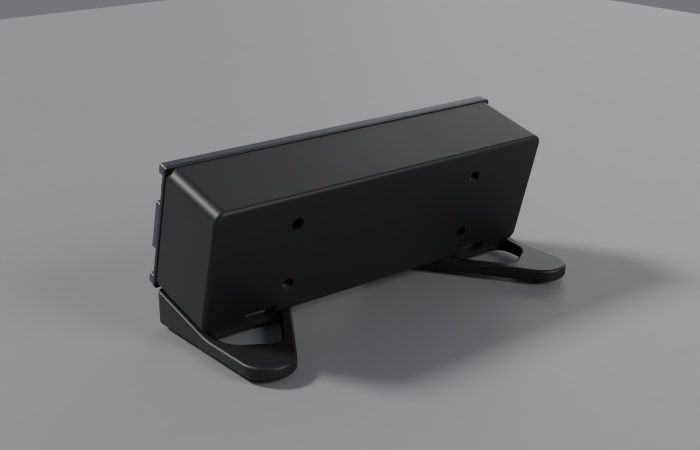
#> input picture methode/essai/apercu_dos.jpg, 1400 x 900 px (shown at 1/2 size)
$ python -i planche_fdm_trajets.py   (imports and definitions only)
#> lines starting #> are read from the running program, lines starting #| are printed output that depends on the picture
#> further down, picture is the input picture: PIL image 1400x900 RGB; mean R, G, B 120.5, 121.5, 123.4
r"""Planche de validation de la feature fdm-trajets (chunk-05) : Python système (numpy, Pillow).
    python outils\planches\planche_fdm_trajets.py
Pour l'embase de la F-COM2 et le bouton TFR du F-COM1, buses 0,4 et 0,2, trois lignes (face posée sur le plateau, dessus,
tranche) et trois colonnes : trajets réels d'OrcaSlicer (G:\Blender\Bibliotheque\fdm\orca\) · notre simulation
(…\fdm\simulation\, écarts de comparer.py en légende) · rendu Cycles (planche_fdm_cordons.py). Photos de référence de Lou en bas.
Sortie : G:\Blender\Bibliotheque\planches\fdm_trajets\planche_fdm_trajets.png."""
import json
import os
import sys

import numpy as np
from PIL import Image, ImageDraw, ImageFont

ICI = os.path.dirname(os.path.abspath(__file__))
sys.path.insert(0, os.path.join(os.path.dirname(ICI), "fdm"))
import comparer as C                                  # noqa: E402
import gcode as G                                     # noqa: E402
import planche_orca as PO                             # noqa: E402

FDM = r"G:\Blender\Bibliotheque\fdm"
RENDUS = r"G:\Blender\Bibliotheque\planches\fdm_cordons"
SORTIE = r"G:\Blender\Bibliotheque\planches\fdm_trajets"
TW, TH = 480, 360
ZE, ZT = (188.0, 108.0, 206.0, 121.5), (128.0, 130.5, 143.0, 141.75)   # zooms 4:3 (repère du plateau) : coin de l'embase, TFR
CAS = [("embase_04", "Embase F-COM2, buse 0,4", ZE), ("embase_02", "Embase F-COM2, buse 0,2", ZE),
       ("tfr_04", "Bouton TFR F-COM1, buse 0,4", ZT), ("tfr_02", "Bouton TFR F-COM1, buse 0,2", ZT)]
P = lambda t, g=False: ImageFont.truetype(rf"C:\Windows\Fonts\arial{'bd' if g else ''}.ttf", t)
FOND, ENCRE, GRIS = (246, 246, 247), (22, 22, 26), (95, 95, 102)


def case(im):
    """Image ramenée à TW × TH sans déformation (recadrée au centre)."""
    w, h = im.size; r = TW / TH
#> after `w, h = im.size`: w = 1400; h = 900
    if w / h > r: nw = int(h * r); im = im.crop(((w - nw) // 2, 0, (w - nw) // 2 + nw, h))
#> after `nw = int(h * r)`: nw = 1200
#> after `im = im.crop(((w - nw) // 2, 0, (w - nw) // 2 + nw, h))`:
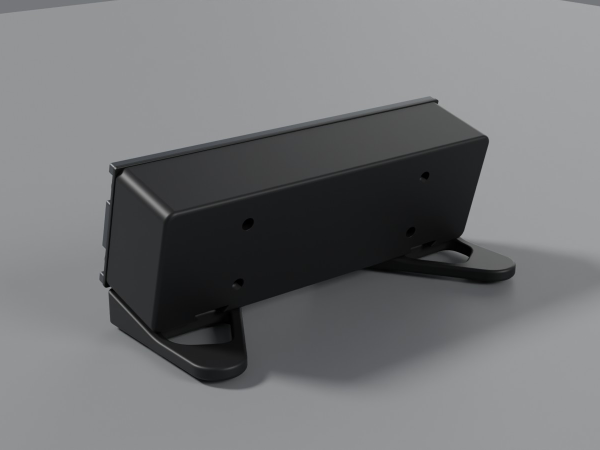
#> im: PIL image 1200x900 RGB (shown at 1/2 size); mean R, G, B 115.6, 116.6, 118.4
    else: nh = int(w / r); im = im.crop((0, (h - nh) // 2, w, (h - nh) // 2 + nh))
    return im.convert("RGB").resize((TW, TH), Image.LANCZOS)
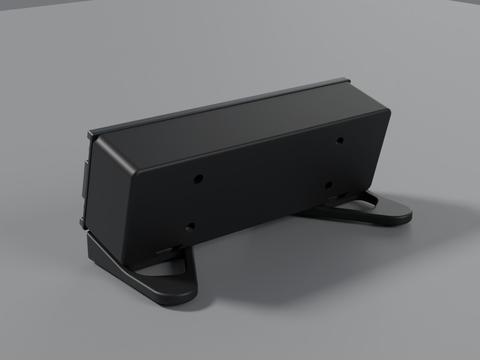
#> returned value: PIL image 480x360 RGB; mean R, G, B 115.6, 116.6, 118.4


def couche_dessus(t):
    s = t["type"] == G.TYPES.index("Top surface"); L = np.hypot(t["x1"] - t["x0"], t["y1"] - t["y0"])
    return int(np.argmax(np.bincount(t["couche"][s], weights=L[s])))


def main():
    os.makedirs(SORTIE, exist_ok=True)
    blocs = []
    for cas, titre, z in CAS:
        o, n = C.charger(os.path.join(FDM, "orca", cas + "_defaut"), os.path.join(FDM, "simulation", cas + "_defaut.npz"))
        e = json.load(open(os.path.join(FDM, "simulation", cas + "_defaut", "ecarts.json"), encoding="utf-8"))
        px = int(TW / (z[2] - z[0])); kd = couche_dessus(o)
        lignes = [("face (sur le plateau)", G.image_couche(o, 0, px=px, cadre=z), G.image_couche(n, 0, px=px, cadre=z), f"{cas}_face.png"),
                  (f"dessus (couche {kd})", G.image_couche(o, kd, px=px, cadre=z), G.image_couche(n, kd, px=px, cadre=z), f"{cas}_dos.png"),
                  ("tranche (coutures)", PO.coutures(o), PO.coutures(n), f"{cas}_tranche.png")]
        ok = sum(e["verdict"].values()); pm = e.get("parois_mm", {})
        note = (f"pas du dessus {e['dessus_pas'][0]} / {e['dessus_pas'][1]} mm · axe des parois {pm.get('mediane')} mm "
                f"(95 % : {pm.get('p95')}) · seuils {ok} / {len(e['verdict'])}")
        blocs.append((titre, note, [(t, case(a), case(b), case(Image.open(os.path.join(RENDUS, r)))) for t, a, b, r in lignes]))
    refs = [case(Image.open(os.path.join(RENDUS, f"ref_{k}.png"))) for k in (2, 3, 5)]
    G_, M = 12, 230                                       # gouttière, marge des titres de ligne
    H = 130 + sum(66 + 3 * (TH + G_) for _ in blocs) + 46 + TH + 60
    W = M + 3 * (TW + G_)
    pl = Image.new("RGB", (W, H), FOND); d = ImageDraw.Draw(pl)
    d.text((16, 16), "PLA FDM d'après les vrais trajets de la buse — validation", fill=ENCRE, font=P(30, True))
    for j, c in enumerate(("OrcaSlicer 2.4.2 (profil U1)", "notre simulation (tranchage.py)", "rendu (procedes.trajets)")):
        d.text((M + j * (TW + G_), 80), c, fill=ENCRE, font=P(20, True))
    y = 120
    for titre, note, lignes in blocs:
        d.text((16, y + 4), titre, fill=ENCRE, font=P(21, True)); d.text((16, y + 34), note, fill=GRIS, font=P(16)); y += 66
        for t, a, b, r in lignes:
            d.multiline_text((16, y + 8), t, fill=GRIS, font=P(16))
            for j, im in enumerate((a, b, r)): pl.paste(im, (M + j * (TW + G_), y))
            y += TH + G_
    d.text((16, y + 6), "Vos photos de référence (2, 3, 5)", fill=ENCRE, font=P(21, True)); y += 46
    for j, im in enumerate(refs): pl.paste(im, (M + j * (TW + G_), y))
    d.text((16, y + TH + 18), "Couleurs des trajets : orange paroi extérieure · jaune paroi intérieure · rouge dessus · bleu face plateau · "
           "violet plein ; coutures : un point par contour et par couche. Trajets vus du dessus du plateau (la face est donc en miroir "
           "du rendu). TFR tranché d'une seule matière.", fill=GRIS, font=P(15))
    s = os.path.join(SORTIE, "planche_fdm_trajets.png"); pl.save(s); print(s, pl.size)


# [2 lines not run here, left out]

>>> from PIL import Image
>>> picture = Image.open('../../methode/essai/apercu_dos.jpg')
>>> result = case(picture)
